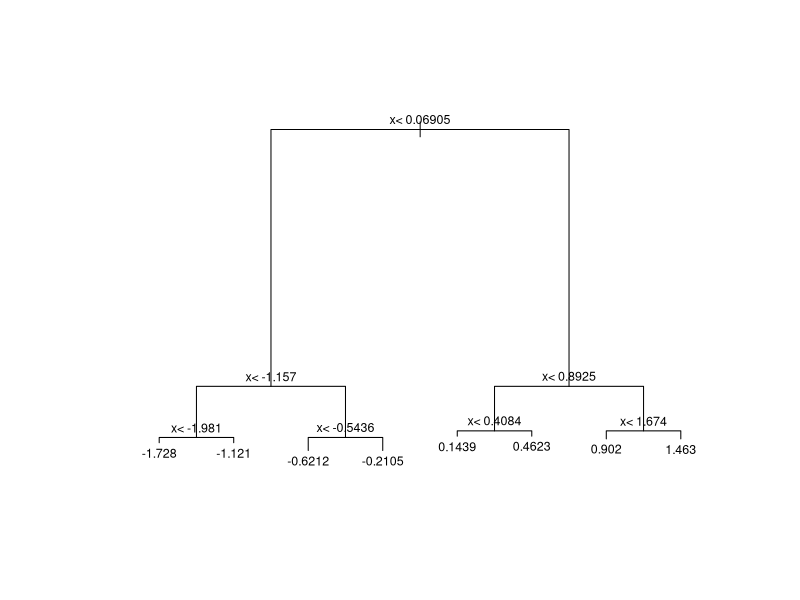
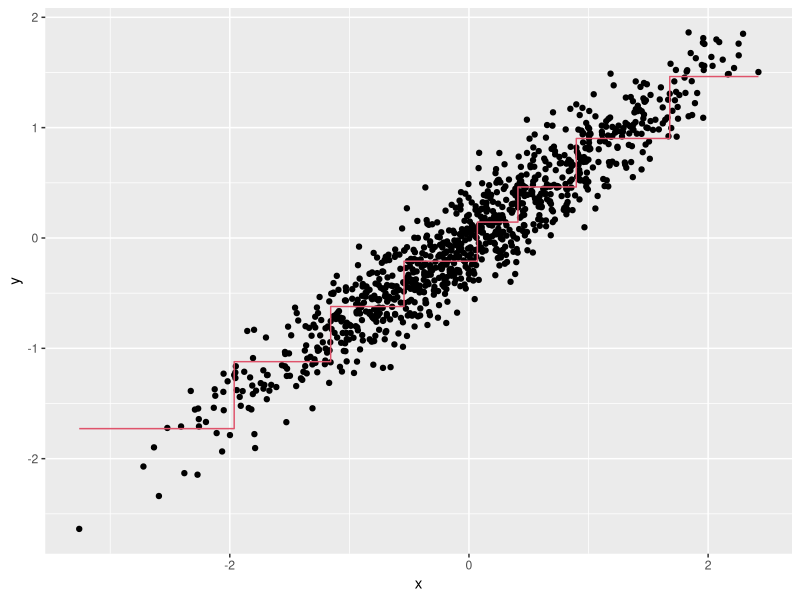

Write R code to recreate these figures, in order.
library(rpart)
library(caret)
library(tidyverse)
library(randomForest)

n <- 1000
sigma <- 0.25
x <- rnorm(n, 0, 1)
y <- 0.75 * x + rnorm(n, 0, sigma)
dat <- data.frame(x = x, y = y)

fit <- rpart(y ~ ., data = dat)

plot(fit, margin = 0.1)
text(fit, cex = .75)

dat %>% 
  mutate(y_hat = predict(fit)) %>% 
  ggplot() +
  geom_point(aes(x, y)) +
  geom_step(aes(x, y_hat), col=2)
  

fit <- #BLANK 
  dat %>% 
  mutate(y_hat = predict(fit)) %>% 
  ggplot() +
  geom_point(aes(x, y)) +
  geom_step(aes(x, y_hat), col = 2)